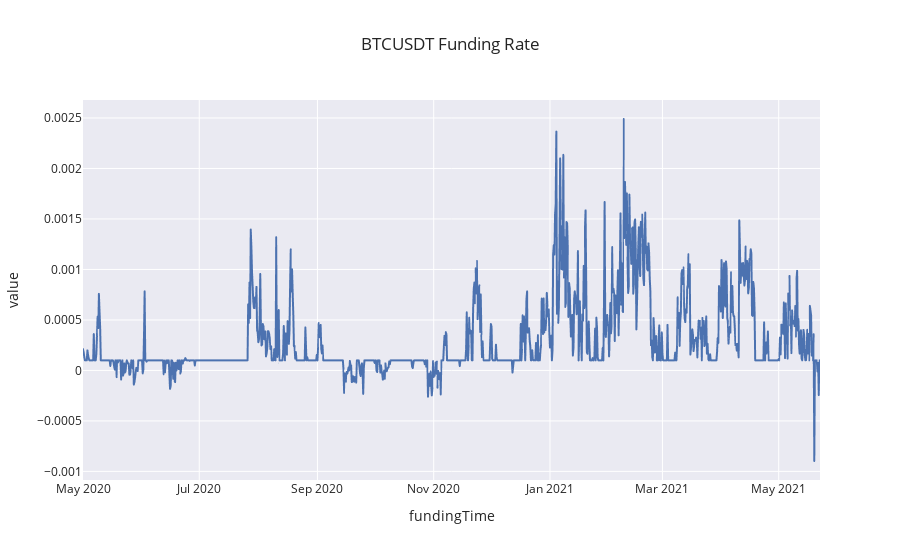

Notebook code for this chart:
### Code cell
df_funding = utils.get_funding_rate_history(symbol="BTCUSDT", start_time="2020-05-01")
fig = df_funding.fundingRate.plot(title="BTCUSDT Funding Rate")
fig.update_layout(showlegend=False)
fig.show()

### Figure 1 — Plotly figure (JSON) as saved in the notebook; plotly's stock layout.template omitted (floating-point values rounded to 4 significant figures; data arrays with more than 128 entries replaced by an {"elided": "..."} marker saying what was removed)
{"data": [{"hovertemplate": "variable=fundingRate<br>fundingTime=%{x}<br>value=%{y}<extra></extra>", "legendgroup": "fundingRate", "line": {"color": "rgb(76,114,176)", "dash": "solid"}, "mode": "lines", "name": "fundingRate", "showlegend": true, "type": "scattergl", "x": {"elided": "1161 str values"}, "xaxis": "x", "y": {"elided": "1161 float values"}, "yaxis": "y"}], "layout": {"legend": {"title": {"text": "variable"}, "tracegroupgap": 0}, "showlegend": false, "title": {"text": "BTCUSDT Funding Rate"}, "xaxis": {"anchor": "y", "domain": [0, 1], "title": {"text": "fundingTime"}}, "yaxis": {"anchor": "x", "domain": [0, 1], "title": {"text": "value"}}}}
